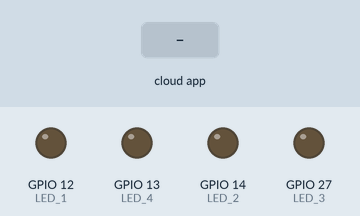
Simulated run of this sketch. Board: ESP32. On the bench: output pins drawn as LEDs (lit = HIGH). The inputs (shaded band) are chosen by the test bench.

Above: at 1.2 s.
1.3 s: the phone or cloud app sets led_1 to 1
At 2.0 s:
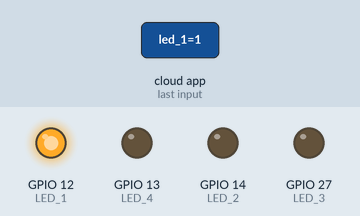
2.8 s: the phone or cloud app sets led_2 to 1
At 3.1 s:
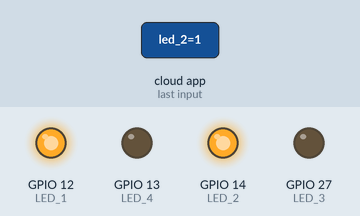
4.3 s: the phone or cloud app sets led_3 to 1
At 5.5 s:
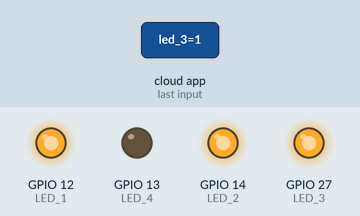
5.8 s: the phone or cloud app sets led_4 to 1
At 6.6 s:
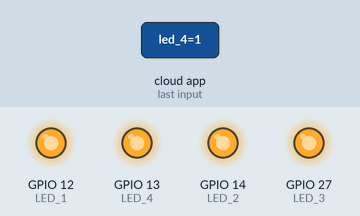
7.3 s: the phone or cloud app sets led_1 to 0
At 7.8 s:
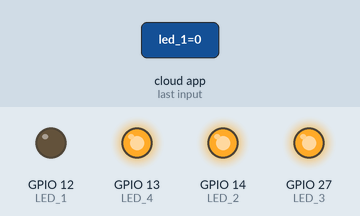
8.8 s: the phone or cloud app sets led_2 to 0
At 10.1 s:
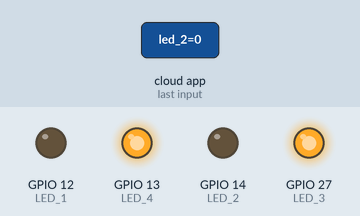
Timing chart, 0 to 11.3 s (numbered marks = the images above; inputs shaded):
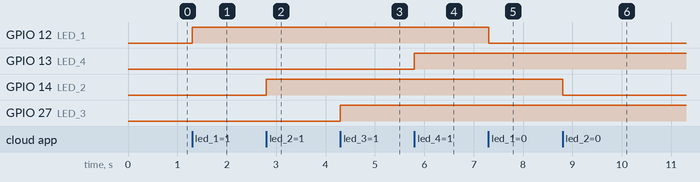

The sketch:

Practica_13_IoT_Thinger_IO_ESP32.ino
```cpp
/* ============================================================================
 * [ES] Practica 13: Plataforma IoT con ESP32 y Thinger.io
 *      Control bidireccional en la nube:
 *      - 4 Salidas digitales (LEDs) controladas remotamente desde el dashboard.
 *      - 4 Entradas digitales (Pulsadores con Pull-up) monitoreadas en tiempo real.
 *
 * [EN] Practice 13: IoT Cloud Platform with ESP32 & Thinger.io
 *      Bidirectional cloud telemetry and control:
 *      - 4 Digital outputs (LEDs) remotely controlled from the web dashboard.
 *      - 4 Digital inputs (Pushbuttons with Pull-up) monitored in real time.
 * ============================================================================
 */

#include <ThingerESP32.h>

// ============================================================================
// [ES] Credenciales de la plataforma Thinger.io
// [EN] Thinger.io Cloud Platform Credentials
// ============================================================================
#define USERNAME          "YOUR_THINGER_USERNAME"
#define DEVICE_ID         "YOUR_DEVICE_ID"
#define DEVICE_CREDENTIAL "YOUR_DEVICE_CREDENTIAL"

// ============================================================================
// [ES] Credenciales de conexion de red WiFi
// [EN] WiFi Network Connection Credentials
// ============================================================================
#define WIFI_SSID         "YOUR_WIFI_SSID"
#define WIFI_PASSWORD     "YOUR_WIFI_PASSWORD"

// ============================================================================
// [ES] Asignacion de Pines GPIO (Salidas y Entradas)
// [EN] GPIO Pin Assignments (Outputs & Inputs)
// ============================================================================
#define LED_1 12    // [ES] LED 1 / [EN] LED 1
#define LED_2 14    // [ES] LED 2 / [EN] LED 2
#define LED_3 27    // [ES] LED 3 / [EN] LED 3
#define LED_4 13    // [ES] LED 4 / [EN] LED 4

#define BTN_1 32    // [ES] Boton 1 / [EN] Button 1
#define BTN_2 33    // [ES] Boton 2 / [EN] Button 2
#define BTN_3 25    // [ES] Boton 3 / [EN] Button 3
#define BTN_4 26    // [ES] Boton 4 / [EN] Button 4

// ============================================================================
// [ES] Variables de Estado de Salidas (LEDs)
// [EN] Output State Variables (LEDs)
// ============================================================================
bool state_led_1 = false;
bool state_led_2 = false;
bool state_led_3 = false;
bool state_led_4 = false;

// [ES] Instancia del cliente Thinger.io para ESP32
// [EN] Thinger.io client instance for ESP32
ThingerESP32 thing(USERNAME, DEVICE_ID, DEVICE_CREDENTIAL);

void setup() {
  // --------------------------------------------------------------------------
  // [ES] Configuracion de conexion WiFi en el cliente Thinger.io
  // [EN] Configure WiFi connection on the Thinger.io client
  // --------------------------------------------------------------------------
  thing.add_wifi(WIFI_SSID, WIFI_PASSWORD);

  // --------------------------------------------------------------------------
  // [ES] Configuracion de pines de salida (LEDs)
  // [EN] Configure output pins (LEDs)
  // --------------------------------------------------------------------------
  pinMode(LED_1, OUTPUT);
  pinMode(LED_2, OUTPUT);
  pinMode(LED_3, OUTPUT);
  pinMode(LED_4, OUTPUT);

  // --------------------------------------------------------------------------
  // [ES] Configuracion de pines de entrada con resistencia Pull-up interna
  // [EN] Configure input pins with internal Pull-up resistors
  // --------------------------------------------------------------------------
  pinMode(BTN_1, INPUT_PULLUP);
  pinMode(BTN_2, INPUT_PULLUP);
  pinMode(BTN_3, INPUT_PULLUP);
  pinMode(BTN_4, INPUT_PULLUP);

  // --------------------------------------------------------------------------
  // [ES] Registro de Recursos de Salida (Control de actuadores / Switches)
  // [EN] Output Resource Registration (Actuator / Switch control)
  // --------------------------------------------------------------------------

  // LED 1
  thing["led_1"] << [](pson& in) {
    if (in.is_empty()) {
      in = state_led_1; // [ES] Reporta estado actual / [EN] Report current state
    } else {
      state_led_1 = in;
      digitalWrite(LED_1, state_led_1 ? HIGH : LOW);
    }
  };

  // LED 2
  thing["led_2"] << [](pson& in) {
    if (in.is_empty()) {
      in = state_led_2; // [ES] Reporta estado actual / [EN] Report current state
    } else {
      state_led_2 = in;
      digitalWrite(LED_2, state_led_2 ? HIGH : LOW);
    }
  };

  // LED 3
  thing["led_3"] << [](pson& in) {
    if (in.is_empty()) {
      in = state_led_3; // [ES] Reporta estado actual / [EN] Report current state
    } else {
      state_led_3 = in;
      digitalWrite(LED_3, state_led_3 ? HIGH : LOW);
    }
  };

  // LED 4
  thing["led_4"] << [](pson& in) {
    if (in.is_empty()) {
      in = state_led_4; // [ES] Reporta estado actual / [EN] Report current state
    } else {
      state_led_4 = in;
      digitalWrite(LED_4, state_led_4 ? HIGH : LOW);
    }
  };

  // --------------------------------------------------------------------------
  // [ES] Registro de Recursos de Entrada (Telemetria de sensores / Botones)
  //      Lectura invertida por configuracion active-low (INPUT_PULLUP)
  // [EN] Input Resource Registration (Sensor / Button telemetry)
  //      Inverted read due to active-low configuration (INPUT_PULLUP)
  // --------------------------------------------------------------------------
  thing["boton_1"] >> [](pson& out) { out = !digitalRead(BTN_1); };
  thing["boton_2"] >> [](pson& out) { out = !digitalRead(BTN_2); };
  thing["boton_3"] >> [](pson& out) { out = !digitalRead(BTN_3); };
  thing["boton_4"] >> [](pson& out) { out = !digitalRead(BTN_4); };
}

void loop() {
  // [ES] Mantiene la comunicacion activa con los servidores de Thinger.io
  // [EN] Keeps communication active with Thinger.io cloud servers
  thing.handle();
}
```

Measured:
- after the input at 1.3 s, GPIO 12 (LED_1): LOW → HIGH at once
- after the input at 2.8 s, GPIO 14 (LED_2): LOW → HIGH at once
- after the input at 4.3 s, GPIO 27 (LED_3): LOW → HIGH at once
- after the input at 5.8 s, GPIO 13 (LED_4): LOW → HIGH at once
- after the input at 7.3 s, GPIO 12 (LED_1): HIGH → LOW at once
- after the input at 8.8 s, GPIO 14 (LED_2): HIGH → LOW at once
